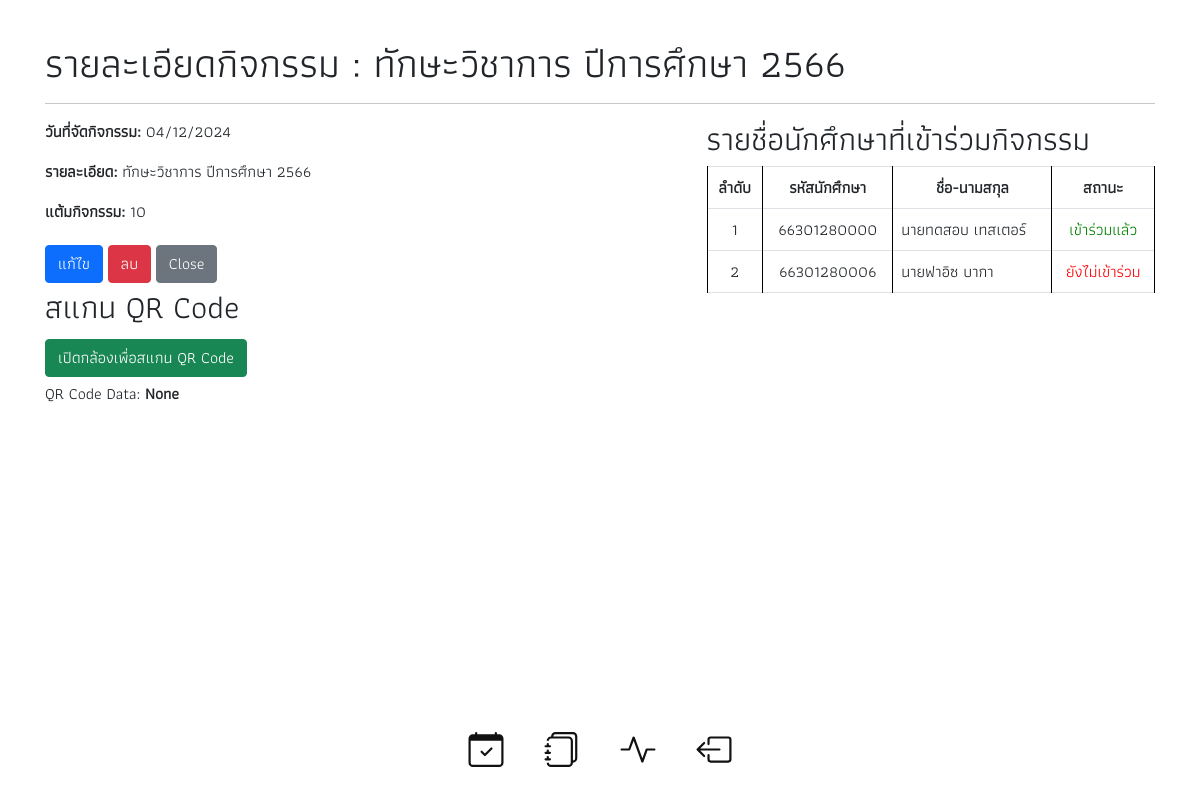
The app's page /event_detail.php?event_id=1 with its own data.
### tables this page shows
CREATE TABLE `events` (
  `event_id` int NOT NULL AUTO_INCREMENT,
  `event_date` varchar(50) DEFAULT NULL,
  `event_name` longtext,
  `event_descrip` longtext,
  `event_point` int DEFAULT NULL,
  PRIMARY KEY (`event_id`)
);

CREATE TABLE `history` (
  `his_id` int NOT NULL AUTO_INCREMENT,
  `event_id` int NOT NULL,
  `user_id` int NOT NULL,
  `check_status` tinyint(1) DEFAULT NULL,
  PRIMARY KEY (`his_id`),
  KEY `history_events_FK` (`event_id`),
  KEY `history_users_FK` (`user_id`),
  CONSTRAINT `history_events_FK` FOREIGN KEY (`event_id`) REFERENCES `events` (`event_id`),
  CONSTRAINT `history_users_FK` FOREIGN KEY (`user_id`) REFERENCES `users` (`user_id`)
);

CREATE TABLE `users` (
  `user_id` int NOT NULL AUTO_INCREMENT,
  `username` longtext,
  `password` longtext,
  `fullname` longtext,
  `class` longtext,
  `avatar` longtext,
  `std_qr_code` longtext,
  `points` bigint DEFAULT NULL,
  `department` longtext,
  PRIMARY KEY (`user_id`)
);

### event_detail.php (the view, shortened to what this page needs)
<?php
include 'configCon.php';
$id = isset($_GET['event_id']) ? $_GET['event_id'] : null;
$sql = "SELECT * FROM events WHERE event_id = ?";
$stmt = $conn->prepare($sql);
$stmt->bind_param("i", $id);
$stmt->execute();
$result = $stmt->get_result();
if ($result->num_rows > 0) {
    $event = $result->fetch_assoc();
} else {
    echo "Event not found.";
    exit;
}
$sql = "SELECT u.username, u.fullname, h.check_status
        FROM history h
        JOIN users u ON h.user_id = u.user_id
        WHERE h.event_id = ?";
$stmt = $conn->prepare($sql);
$stmt->bind_param("i", $id);
$stmt->execute();
$students_result = $stmt->get_result();
$students = [];
while ($row = $students_result->fetch_assoc()) {
    $students[] = $row;
}
include('layout.php');
?>
<!DOCTYPE html>
<html lang="th">
<head>
</head>
<body>
    <div class="container"><br>
    <h1>รายละเอียดกิจกรรม : <?= htmlspecialchars($event['event_name']) ?></h1>
    <hr>
        <div class="row">
            <div class="col-7">
                <p><strong>วันที่จัดกิจกรรม:</strong> <?= (new DateTime($event['event_date']))->format('d/m/Y') ?></p>
                <p><strong>รายละเอียด:</strong> <?= htmlspecialchars($event['event_descrip']) ?></p>
                <p><strong>แต้มกิจกรรม:</strong> <?= htmlspecialchars($event['event_point']) ?></p>
                <a href="edit_event.php?event_id=<?= $event['event_id'] ?>&redirect=event_detail.php?event_id=<?= $event['event_id'] ?>" class="btn btn-primary">แก้ไข</a>
                <a href="delete_event.php?event_id=<?= $event['event_id'] ?>" class="btn btn-danger" onclick="return confirm('คุณต้องการลบกิจกรรมนี้หรือไม่?')">ลบ</a>
                <a href="show_events.php" class="btn btn-secondary">Close</a>
                <h2>สแกน QR Code</h2>
                <button id="start-scan" class="btn btn-success">เปิดกล้องเพื่อสแกน QR Code</button>
                <p id="result">QR Code Data: <strong>None</strong></p>
                <video id="webcam" width="640" height="480" autoplay></video>
            </div>
            <div class="col-5">
                <h2>รายชื่อนักศึกษาที่เข้าร่วมกิจกรรม</h2>
                <?php if (count($students) > 0): ?>
                    <table class="table table-bordered">
                        <thead>
                            <tr>
                                <th>ลำดับ</th>
                                <th>รหัสนักศึกษา</th>
                                <th>ชื่อ-นามสกุล</th>
                                <th>สถานะ</th>
                            </tr>
                        </thead>
                        <tbody>
                            <?php foreach ($students as $index => $student): ?>
                                <tr class="text-center">
                                    <td><?= $index + 1 ?></td>
                                    <td><?= htmlspecialchars($student['username']) ?></td>
                                    <td class="text-start"><?= htmlspecialchars($student['fullname']) ?></td>
                                    <td class="<?= $student['check_status'] == 1 ? 'status-true' : 'status-false' ?>">
                                        <?= $student['check_status'] == 1 ? 'เข้าร่วมแล้ว' : 'ยังไม่เข้าร่วม' ?>
                                    </td>
                                </tr>
                            <?php endforeach; ?>
                        </tbody>
                    </table>
                <?php else: ?>
                    <p>ยังไม่มีนักศึกษาที่เข้าร่วมกิจกรรมนี้</p>
                <?php endif; ?>
            </div>
        </div>
    </div>
</body>
<?php include('footer.php'); ?>
</html>

### layout.php (shortened to what this page needs)
<head>
    <link href="https://cdn.jsdelivr.net/npm/bootstrap@5.0.2/dist/css/bootstrap.min.css" rel="stylesheet">
    <link rel="stylesheet" href="css/tooltip.css">
    <link rel="stylesheet" href="css/footer.css">
</head>

### footer.php (shortened to what this page needs)
<footer class="fixed-bottom pb-3" style="background: none;">
    <div class="d-flex justify-content-center">
        <div class="social-login-icons d-flex justify-content-center">
            <div class="socialcontainer mx-2">
                <a href="admin_dashboard.php">
                    <div class="icon social-icon-1-1">
                    </div>
                </a>
            </div>
            <div class="socialcontainer mx-2">
                <a href="admin_table_Name.php">
                    <div class="icon social-icon-2-2">
                    </div>
                </a>
            </div>
            <div class="socialcontainer mx-2">
                    <a href="show_events.php">
                        <div class="icon social-icon-3-3">
                        </div>
                    </a>
                </div>
                <div class="socialcontainer mx-2">
                    <a href="logout.php">
                        <div class="icon social-icon-4-4">
                        </div>
                    </a>
                </div>
        </div>
    </div>
</footer>

### css/tooltip.css (style rules this page uses)
.icon { width: 30px; height: 30px; display: flex; justify-content: center; align-items: center; cursor: pointer; transition: transform 0.3s ease, filter 0.3s ease; }
.icon svg { transition: transform 0.5s ease-in-out; }

### css/footer.css (style rules this page uses)
.social-login-icons { display: flex; align-items: center; gap: 10px; -webkit-box-reflect: below 5px linear-gradient(transparent, #00000055); }
.social-login-icons svg { width: 40px; }
.social-icon-1, .social-icon-1-1, .social-icon-2, .social-icon-2-2, .social-icon-3, .social-icon-3-3, .social-icon-4, .social-icon-4-4 { width: 50px; height: 50px; display: flex; align-items: center; justify-content: center; border-radius: 50px; margin: 20px 0 0px 0; }
.icon svg { fill: #111; }
.socialcontainer { height: 80px; overflow: hidden; }
.social-icon-1-1 { transition-duration: 0.4s; background-color: rgba(255, 255, 255, 0); }

### layout.php (style rules this page uses)
* { font-family: ma; }
a:link { text-decoration: none; }
table { width: 100%; border-collapse: collapse; }
table, th, td { border: 1px solid black; padding: 8px; }
th { background-color: #f2f2f2; text-align: center; }

### event_detail.php (style rules this page uses)
video, canvas { display: block; margin: 10px auto; max-width: 100%; height: auto; }
.container { padding: 15px; }
.btn { margin: 5px 0; }
.status-true { color: green; }
.status-false { color: red; }

### records on screen
events: event_name "ทักษะวิชาการ ปีการศึกษา 2566", event_date "04/12/2024", event_descrip "ทักษะวิชาการ ปีการศึกษา 2566", event_point "10"
history: user.username "66301280000", user.fullname "นายทดสอบ เทสเตอร์", check_status "เข้าร่วมแล้ว"
history: user.username "66301280006", user.fullname "นายฟาอิซ บากา", check_status "ยังไม่เข้าร่วม"
